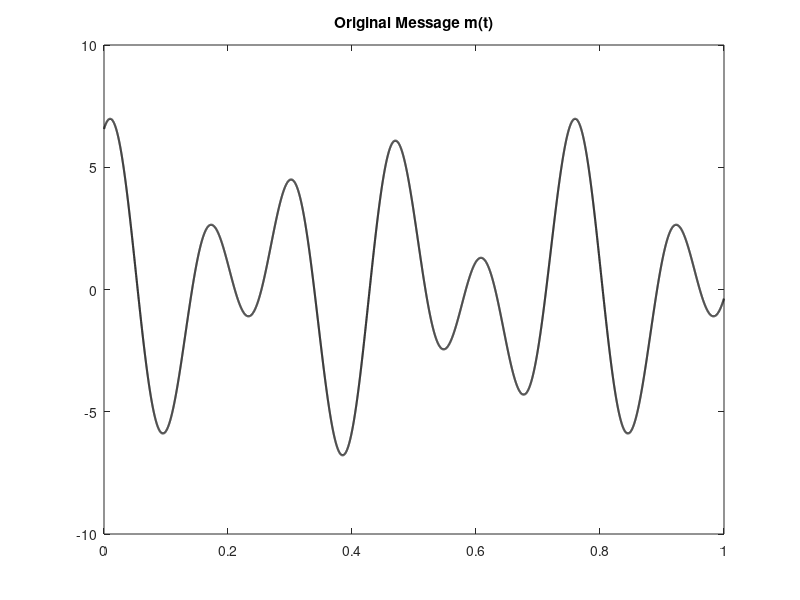
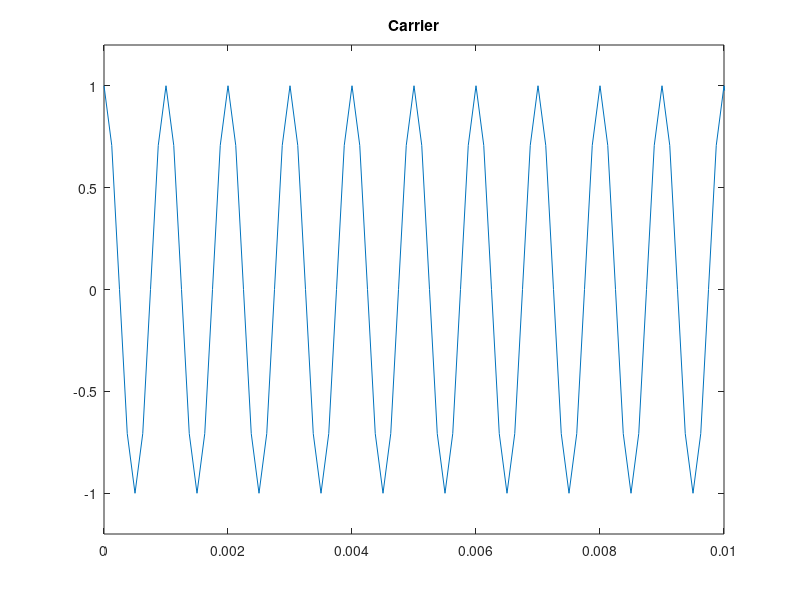
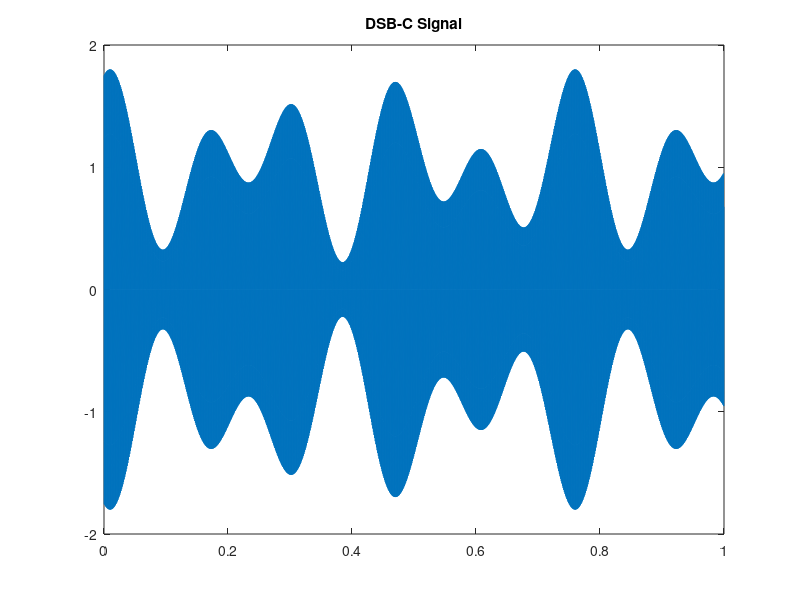
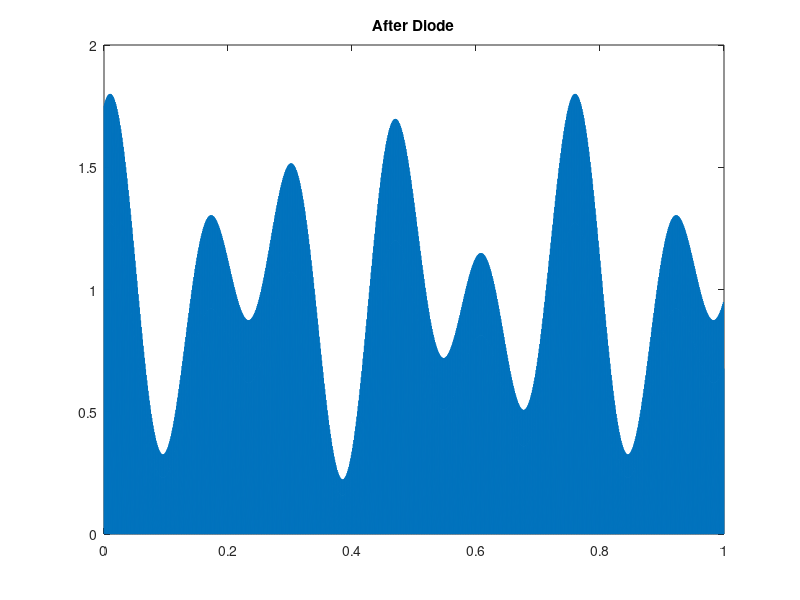

These charts were generated, in order, by the following MATLAB code:
clear; close all; clc;

%% ================== 基本參數 ==================
fd = 8000; % Discretization frequency
T  = 1;
t  = 0:1/fd:T-1/fd;

fc = 1000;      % 載波
fm = 100;       % 訊號頻率
ka = 0.8;
A  = 1;

%% ============================================================
%% ===================== DSB-C ===============================
%% ================== 原始訊號 ==================
m = 0.1 + 3*cos(2*pi*fm*(t-1.5)/25) - 4*sin(2*pi*fm*(t-0.5)/15);

figure; plot(t,m,'k','LineWidth',1.5);
title('Original Message m(t)');

%% ================== 1. DSB-C ==================
carrier = cos(2*pi*fc*t);

figure;plot(t,carrier);xlim([0,0.01]);ylim([-1.2,1.2]);title("Carrier");

m_scale  = max(m);   %try max() function
m_normal = m/m_scale;

s_AM = A*(1 + ka*m_normal).*carrier;

figure; plot(t,s_AM); title('DSB-C Signal');

%{
%% --- FFT of s_AM (放在計算 s_AM 並畫圖之後) ---
Fs = fd;                % 取樣頻率
x = s_AM;               % 要做 FFT 的訊號
L = length(x);

% 可選：去直流（若要保留包絡的直流成份，可註解此行）
% x = x - mean(x);

% 視需要使用窗（或用 ones(L,1) 不使用窗）
w = hann(L);
xw = x(:) .* w(:);

% zero-padding 提升頻率解析
nfft = 2^nextpow2(L * 4);

Y = fft(xw, nfft);
P2 = abs(Y) / L;                 % 雙邊幅值（正規化）
P1 = P2(1:nfft/2+1);            % 單邊幅值
P1(2:end-1) = 2 * P1(2:end-1);

f = Fs * (0:(nfft/2)) / nfft;   % 頻率向量 (Hz)

% 單邊線性幅值
figure;
plot(f, P1, 'b', 'LineWidth', 1.2);
xlim([0, Fs/2]);
xlabel('Frequency (Hz)');
ylabel('Amplitude');
title('Single-Sided Spectrum of s\_AM (Linear)');
grid on;

% 單邊 dB 幅值
P1db = 20*log10(P1 + eps);
figure;
plot(f, P1db, 'r', 'LineWidth', 1.2);
xlim([0, Fs/2]);
xlabel('Frequency (Hz)');
ylabel('Magnitude (dB)');
title('Single-Sided Spectrum of s\_AM (dB)');
grid on;

% 若只想放大載波附近範圍（例如 ±2000 Hz 範圍）
zoomBW = 2000;
figure;
plot(f, P1db, 'r','LineWidth',1.0); hold on;
xlim([fc-zoomBW, fc+zoomBW]);
xlabel('Frequency (Hz)');
ylabel('Magnitude (dB)');
title(['s\_AM Spectrum Around Carrier (f_c = ', num2str(fc), ' Hz)']);
grid on;
%}

%% ================== 2. Envelop Detector ==================
v_diode = s_AM .* (s_AM > 0);  %通過二極體之後的電壓，try to use ".*" 

figure; plot(t,v_diode);
title('After Diode');

% 條件：1/fc << RC_env << 1/fm
RC_env = 5/fc;       % 夠大來濾掉載波，但能跟上envelop
dt = 1/fd;

v_env = zeros(size(v_diode));
for n = 2:length(v_diode)
    if v_diode(n) > v_env(n-1)
        v_env(n) = v_diode(n);   % 充電
    else
        v_env(n) =v_env(n-1)*(exp(-dt/RC_env));     % 放電，請參考第(1)式
    end
end

figure;
plot(t,v_env,'b'); hold on;
plot(t,A*(1+ka*m_normal),'r--','LineWidth',1.2);
legend('Envelope Output','True Envelope');
title('After Diode + RC (Envelope Detector)');


%{
%% 對 v_env 做 FFT 與畫圖 ---
Fs = fd;                 % 取樣頻率
x = v_env;               % 要做 FFT 的訊號（已在前面計算）
L = length(x);

% 可選：是否先去直流（取消註解則去直流）
% x = x - mean(x);

% 使用窗以降低洩漏（可改為 ones(L,1) 不使用窗）
w = hann(L);
xw = x(:) .* w(:);

% zero-padding 提升頻率解析的插值（可調整倍率）
nfft = 2^nextpow2(L * 4);

Y = fft(xw, nfft);
P2 = abs(Y) / L;                 % 雙邊幅值（正規化）
P1 = P2(1:nfft/2+1);            % 取單邊
P1(2:end-1) = 2 * P1(2:end-1);  % 除直流與 nyquist 外乘二

f = Fs * (0:(nfft/2)) / nfft;   % 頻率向量 (Hz)

% 繪單邊線性幅值
figure;
plot(f, P1, 'b', 'LineWidth', 1.2);
xlim([0, Fs/2]);
xlabel('Frequency (Hz)');
ylabel('Amplitude');
title('Single-Sided Spectrum of v\_env (Linear)');
grid on;

% 繪單邊 dB 幅值
P1db = 20*log10(P1 + eps); % 加 eps 避免 log10(0)
figure;
plot(f, P1db, 'r', 'LineWidth', 1.2);
xlim([0, Fs/2]);
xlabel('Frequency (Hz)');
ylabel('Magnitude (dB)');
title('Single-Sided Spectrum of v\_env (dB)');
grid on;
%}

%% ================== 3️. RC Low-Pass Filter ==================
% 這個才是真正取出 m(t) 的濾波器
fc_lpf = 1200;                % > fm 但 << fc
RC_lpf = 1/(2*pi*fc_lpf);

alpha = dt/(RC_lpf + dt);
v_lpf = zeros(size(v_env));

for n = 2:length(v_env)
    v_lpf(n) = alpha*v_env(n)+(RC_lpf/(RC_lpf+dt))*v_lpf(n-1);          % 請參考第(3)式
end

figure;
plot(t,v_lpf,'b'); hold on;
plot(t,A*(1+ka*m_normal),'r--');
legend('After LPF','Ideal Envelope');
title('After Additional Low-Pass Filter');


%% ================== 4️. 還原原始訊號 ==================
m_rec = (v_lpf-A)/ka;
m_rec = m_rec * m_scale;

figure;
plot(t,m,'k','LineWidth',1.5); hold on;
plot(t,m_rec,'r','LineWidth',1.2);
legend('Original Message','Recovered Message');
title('Final Recovered Signal');


%% ============================================================
%% ===================== DSB-SC ===============================
%% ============================================================

s_SC = A * m .* carrier; % modulated signal

figure; plot(t,s_SC);
title('DSB-SC Signal');

%% ===== Coherent Detection =====
theta = pi/6;   % 改成 pi/6, pi/3, pi/2 看失真

local_carrier = cos(2*pi*fc*t + theta);
coher = s_SC .* local_carrier;

figure;
plot(t,coher);
title('After Multiplying with Local Carrier');

%% ===== RC Low-Pass Filter =====
fm_cutoff = 100;        % 要大於 message 頻寬
RC = 1/(2*pi*fm_cutoff);
dt = 1/fd;
alpha = dt/(RC + dt);

cohe_lpf = zeros(size(coher));
for n = 2:length(coher)   
    cohe_lpf(n) = alpha*coher(n)+(RC/(RC+dt))*cohe_lpf(n-1);
end

figure;
plot(t,cohe_lpf,'b','LineWidth',1.2);
title('After Low-Pass Filter');

%% ===== Recover Message =====
m_rec_SC = (2/(A*cos(theta))) * cohe_lpf;   

figure;
plot(t,m_rec_SC,'b--','LineWidth',1.2);hold on;
plot(t,m,'k','LineWidth',1.5); 
legend('Recovered DSB-SC','Original');
title(['DSB-SC Coherent Detection, \theta = ', num2str(theta)]);
xlabel('t');
